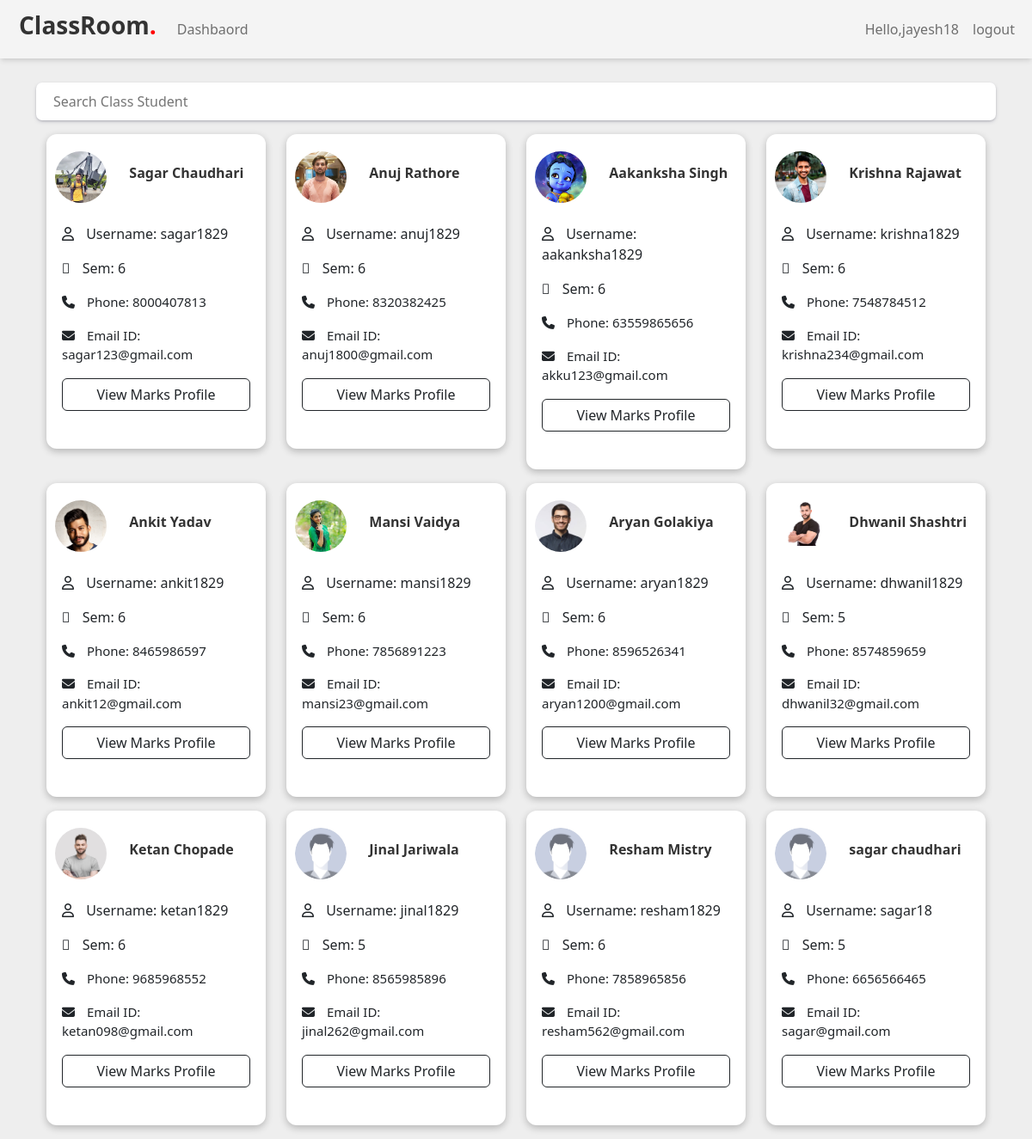
/classroom/teacher/class_students_list (signed in), run on the app's committed database.
### classroom/models.py (models this page shows, shortened)
class User(AbstractUser):
    is_student = models.BooleanField(default=False)
    is_teacher = models.BooleanField(default=False)

class Student(models.Model):
    user = models.OneToOneField(
        User, on_delete=models.CASCADE, primary_key=True, related_name='Student')
    name = models.CharField(max_length=250)
    std_course = models.ForeignKey(
        Course_master, on_delete=models.CASCADE, null=True, blank=True)
    sem = models.CharField(max_length=50, default=1, null=True, blank=True)
    email = models.EmailField(max_length=254)
    phone = models.IntegerField()
    student_profile_pic = models.ImageField(
        upload_to="classroom/student_profile_pic", blank=True)

### classroom/views.py (the view)
# urls.py: path('teacher/class_students_list',views.class_students_list,name="class_student_list"),
def class_students_list(request):
    query = request.GET.get("q", None)
    students = StudentsInClass.objects.filter(teacher=request.user.Teacher)
    students_list = [x.student for x in students]
    qs = Student.objects.all()
    if query is not None:
        qs = qs.filter(
            Q(name__icontains=query)
        )
    qs_one = []
    for x in qs:
        if x in students_list:
            qs_one.append(x)
        else:
            pass
    context = {
        "class_students_list": qs_one,
    }
    template = "classroom/class_students_list.html"
    return render(request, template, context)

### template/classroom/class_students_list.html
{% extends "classroom/base.html" %}
{% load static %}
{% block content %}
<div class="student-list">
  <div class="container mt-5 pt-5">
    {% if class_students_list.count == 0 %}
    <h1>No students in the class.</h1>
    {% else %}
    <form method='GET' action="{% url 'classroom:class_student_list' %}">
      <p><input type='search' class="search" name='q' placeholder='Search Class Student'></p>
    </form>
    <div class="container">
      <div class="row d-flex justify-content-start" style="flex-wrap:wrap;">
        {% for student in class_students_list %}
        <div class="col-lg-3 col-md-4 mb-3">
          <div class="t-profile-css">
            <div class="row  upper-profile d-flex align-items-center">
              <div class="col-4">
                <div class="t-avatar">
                  {% if student.student_profile_pic %}
                  <img src="{{ student.student_profile_pic.url }}" alt="">
                  {% else %}
                  {% if forloop.counter0|divisibleby:"2" %}
                  <img src="{% static 'images/avatar.jpg' %}" alt="">
                  {% else %}
                  <img src="{% static 'images/avatar.jpg' %}" alt="">
                  {% endif %}
                  {% endif %}
                </div>
              </div>
              <div class="col-8">
                <h4>{{ student.name }}</h4>
              </div>
            </div>
            <div class="profile-details mt-3">
              <p><i class="far fa-user"></i> Username: {{ student.user.username }}</p>
              <p><i class="fal fa-user-tag"></i> Sem: {{ student.sem }}</p>
              <p><i class="fa-solid fa-phone"></i> Phone: {{ student.phone }}</p>
              <p><i class="fa-solid fa-envelope"></i> Email ID: {{ student.email }}</p>
              <a href="{% url 'classroom:student_marks_list' pk=student.pk %}">
                <p class="btn btn-outline-dark w-100">View Marks Profile</p>
              </a>
            </div>
          </div>
        </div>
        {% endfor %}
      </div>
    </div>
    {% endif %}
  </div>
</div>
{% endblock %}

### template/classroom/base.html (shortened to what this page needs)
<!DOCTYPE html>
{% load static %}
<html lang="en" dir="ltr">
<head>
  {% load static %}
  <link rel="stylesheet" href="{% static 'css/aos.scss' %}">
  <link rel="stylesheet" href="https://unpkg.com/aos@next/dist/aos.css" />
  <link rel="stylesheet" href="{% static 'css/bootstrap.min.css' %}">
  <link rel="stylesheet" href="{% static 'css/style.css' %}">
  <link rel="stylesheet" href="https://pro.fontawesome.com/releases/v5.10.0/css/all.css"
 />
  <link rel="stylesheet" href="https://pro.fontawesome.com/releases/v5.10.0/css/all.css"
 />
  <link rel="stylesheet" href="https://cdnjs.cloudflare.com/ajax/libs/font-awesome/6.1.1/css/all.min.css"
 />
  <link href="{% static 'fontawesomefree/css/solid.css' %}" rel="stylesheet" type="text/css">
</head>
<body>
  <nav class="navbar navbar-expand-lg bg-light">
    <div class="container-fluid">
      <a class="navbar-brand" href="/">
        <div class="logo">
          <h2 style="font-weight: 700; color:#333; font-size:28px; padding-left: 10px;">ClassRoom<span
              style="color:red;">.</span></h2>
        </div>
      </a>
      <div class="collapse navbar-collapse" id="navbarNavDropdown">
        <ul class="navbar-nav">
          {% if user.is_authenticated %}
          {% if user.is_teacher %}
          <li class="nav-item">
            <a class="nav-link" href="{% url 'classroom:dashboard' %}">Dashbaord</a>
          </li>
          {% endif %}
          {% else %}
          <li class="nav-item">
            <a class="nav-link active" aria-current="page" href="/">Home</a>
          </li>
          &nbsp;
          {% endif %}
        </ul>
      </div>
      <div class="d-flex">
        <ul class="navbar-nav">
          <li class="nav-item dropdown">
            <a class="nav-link " href="#">
              {% if user.is_authenticated %}
              <span> Hello,{{user.username}}</span>
            </a>
          </li>
          <li class="nav-item">
            <a class="nav-link" href="{% url 'classroom:logout' %}">logout</a>
          </li>
          {% endif %}
        </ul>
      </div>
    </div>
  </nav>
  {% block content %} {% endblock content %}
</body>
</html>

### static/css/style.css (style rules this page uses)
:root { --p-color: #75E6DA; --s-color: #30E3CA; --t-color: #40514E; --b-color: #E4F9F5; }
body { background: rgb(238, 238, 238); }
html { scroll-behavior: smooth; }
.bg-light { background-color: #f4f4f4 !important; box-shadow: rgba(0, 0, 0, 0.1) 0px 4px 6px -1px, rgba(0, 0, 0, 0.06) 0px 2px 4px -1px; }
.navbar { position: fixed; top: 0; right: 0; left: 0; z-index: 100; }
.navbar-brand { font-weight: 600; font-size: 20px; }
.upper-profile .col-8 h4 { font-size: 16px; color: #333; font-weight: 600; }
.t-avatar { width: 60px; height: 60px; border-radius: 50%; overflow: hidden; }
.t-avatar img { width: 100%; }
.profile-details { padding: 8px; border-radius: 12px; background: #fff; }
.profile-details p:nth-child(3) { font-size: 15px; }
.profile-details p:nth-child(4) { font-size: 15px; }
.t-profile-css { box-shadow: rgba(0, 0, 0, 0.05) 0px 6px 24px 0px, rgba(0, 0, 0, 0.08) 0px 0px 0px 1px; border-radius: 12px; padding: 20px 10px; background: #fff; box-shadow: rgba(0, 0, 0, 0.24) 0px 3px 8px; }
.search { padding: 10px 20px; width: 100%; color: #666; border-radius: 7px; border: none; box-shadow: rgba(50, 50, 93, 0.25) 0px 2px 5px -1px, rgba(0, 0, 0, 0.3) 0px 1px 3px -1px; }
.profile-details p i { margin-right: 10px; }

### data on the page
User: username "jayesh18"
Student: student_profile_pic (picture), name "Sagar Chaudhari", user.username "sagar1829", sem "6", phone "8000407813", email "sagar123@gmail.com"
Student: student_profile_pic (picture), name "Anuj Rathore", user.username "anuj1829", sem "6", phone "8320382425", email "anuj1800@gmail.com"
Student: student_profile_pic (picture), name "Aakanksha Singh", user.username "aakanksha1829", sem "6", phone "63559865656", email "akku123@gmail.com"
Student: student_profile_pic (picture), name "Krishna Rajawat", user.username "krishna1829", sem "6", phone "7548784512", email "krishna234@gmail.com"
Student: student_profile_pic (picture), name "Ankit Yadav", user.username "ankit1829", sem "6", phone "8465986597", email "ankit12@gmail.com"
Student: student_profile_pic (picture), name "Mansi Vaidya", user.username "mansi1829", sem "6", phone "7856891223", email "mansi23@gmail.com"
Student: student_profile_pic (picture), name "Aryan Golakiya", user.username "aryan1829", sem "6", phone "8596526341", email "aryan1200@gmail.com"
Student: student_profile_pic (picture), name "Dhwanil Shashtri", user.username "dhwanil1829", sem "5", phone "8574859659", email "dhwanil32@gmail.com"
Student: student_profile_pic (picture), name "Ketan Chopade", user.username "ketan1829", sem "6", phone "9685968552", email "ketan098@gmail.com"
Student: name "Jinal Jariwala", user.username "jinal1829", sem "5", phone "8565985896", email "jinal262@gmail.com"
Student: name "Resham Mistry", user.username "resham1829", sem "6", phone "7858965856", email "resham562@gmail.com"
Student: name "sagar chaudhari", user.username "sagar18", sem "5", phone "6656566465", email "sagar@gmail.com"
